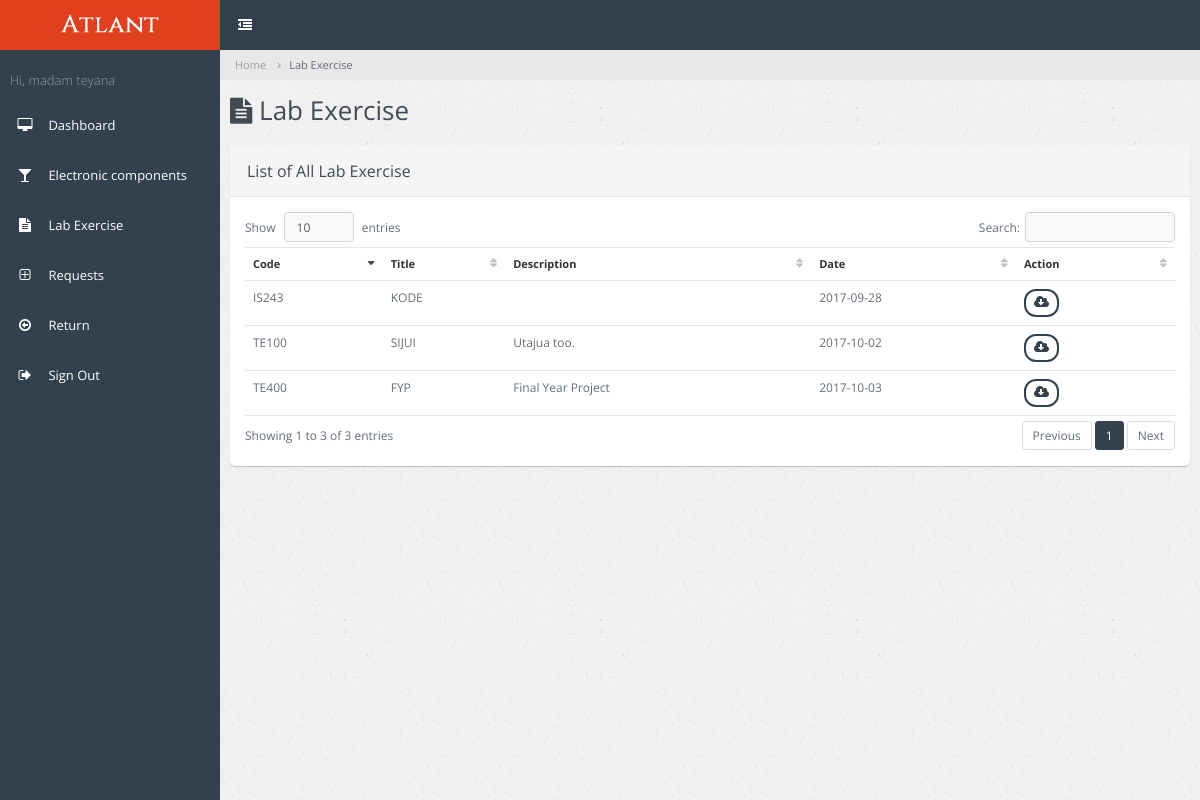
Page /lab_tech/lab_exe.php (signed in) on the committed database.
### tables this page shows
CREATE TABLE IF NOT EXISTS `lab_exercise` (
  `id` int(10) NOT NULL AUTO_INCREMENT,
  `code` varchar(5) NOT NULL,
  `title` varchar(40) NOT NULL,
  `description` text NOT NULL,
  `date` date NOT NULL,
  PRIMARY KEY (`id`)
);

### lab_tech/lab_exe.php (the view, shortened to what this page needs)
<!DOCTYPE html>
<html lang="en">
<head>
        <link rel="stylesheet" type="text/css" id="theme" href="../css/theme-default.css"/>
    </head>
    <body>
        <div class="page-container">
            <div class="page-sidebar">
                <?php require_once 'incs/sider.php';?>
            </div>
            <div class="page-content">
                <ul class="x-navigation x-navigation-horizontal x-navigation-panel">
                    <li class="xn-icon-button">
                        <a href="#" class="x-navigation-minimize"><span class="fa fa-dedent"></span></a>
                    </li>
                </ul>
                <ul class="breadcrumb">
                    <li><a href="index.html">Home</a></li>
                    <li class="active">Lab Exercise</li>
                </ul>
                <div class="page-title">
                    <h2><span class="fa fa-file-text"></span> Lab Exercise</h2>
                </div>
                <div class="page-content-wrap">
                    <div class="row">
                        <div class="col-md-12">
                            <div class="panel panel-default">
                                <div class="panel-heading">
                                    <h3 class="panel-title">List of All Lab Exercise</h3>
                                </div>
                                <div class="panel-body">
                                    <div class="table-responsive">
                                        <table class="table datatable">
                                            <thead>
                                                <tr>
                                                    <th>Code</th>
                                                    <th>Title</th>
                                                    <th>Description</th>
                                                    <th>Date</th>
                                                    <th>Action</th>
                                                </tr>
                                            </thead>
                                            <tbody>
                                                <?php
                                                    $q = mysql_query("SELECT * FROM lab_exercise ORDER BY date ASC");
                                                    while ($row_data = mysql_fetch_array($q)) {                                                ?>
                                            <tr>
                                                    <td><?php echo $row_data['code'];?></td>
                                                    <td><?php echo $row_data['title'];?></td>
                                                    <td><?php echo $row_data['description'];?></td>
                                                    <td><?php echo $row_data['date'];?></td>
                                                    <td><a href = "#"> <button class="btn btn-primary btn-rounded btn-condensed btn-sm"><span class="fa fa-cloud-download"></span></button></a></td>
                                                </tr>
                                                <?php
                                                }
                                                ?>
                                            </tbody>
                                        </table>
                                    </div>
                                </div>
                            </div>
                        </div>
                    </div>
                </div>
            </div>
        </div>
    </body>
</html>

### rows in the picture
lab_exercise: code "IS243", title "KODE", date "2017-09-28"
lab_exercise: code "TE100", title "SIJUI", description "Utajua too.", date "2017-10-02"
lab_exercise: code "TE400", title "FYP", description "Final Year Project", date "2017-10-03"

### other values in the picture
$_SESSION['name'] "madam teyana"
